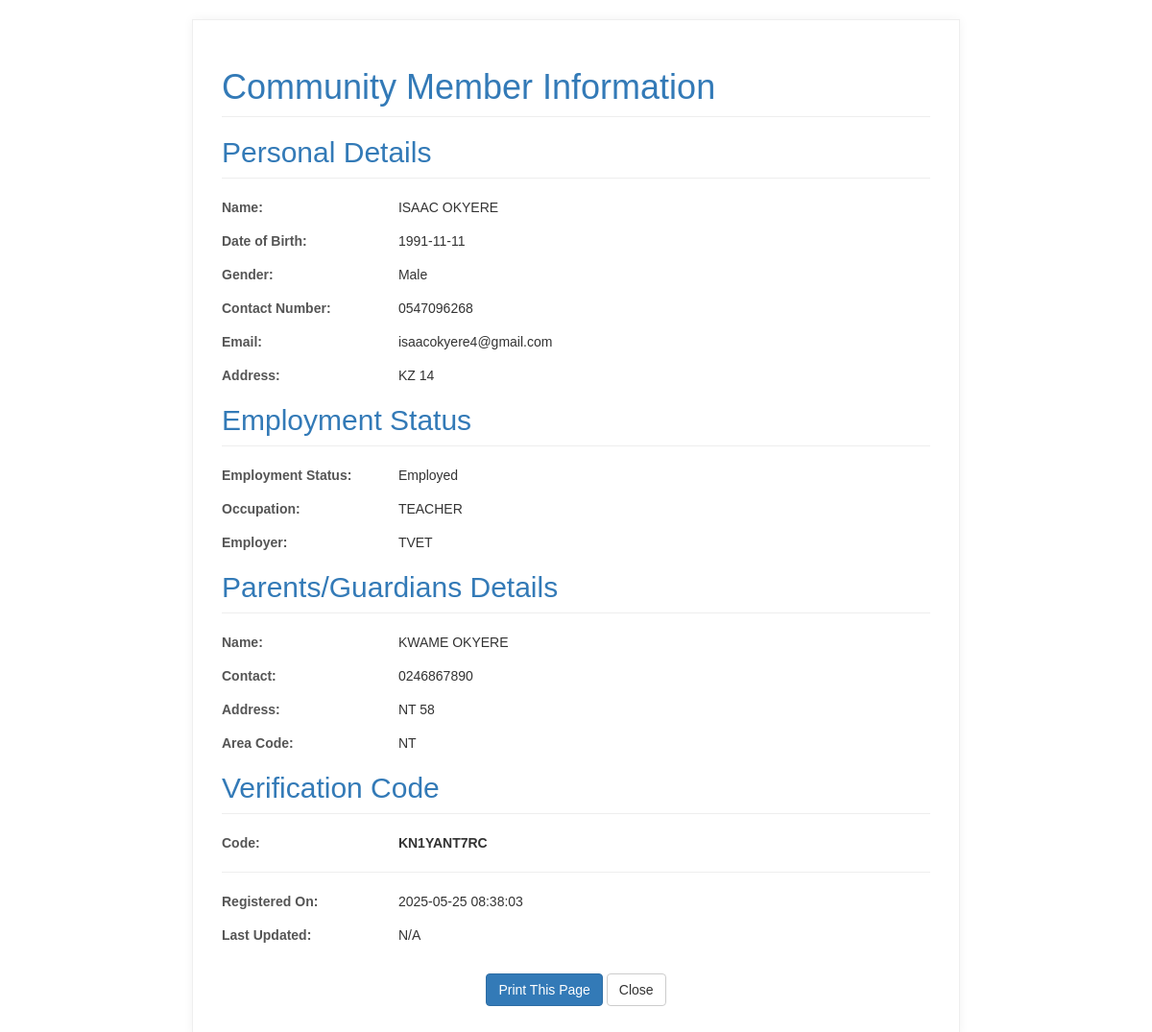
Page /print_member/1 (signed in) on the committed database.
### app.py (models this page shows, shortened)
class CommunityMember(db.Model):
    id = db.Column(db.Integer, primary_key=True)
    first_name = db.Column(db.String(100), nullable=False)
    last_name = db.Column(db.String(100), nullable=False)
    date_of_birth = db.Column(db.Date, nullable=False)
    gender = db.Column(db.String(10), nullable=False)
    contact_number = db.Column(db.String(20), nullable=True)
    email = db.Column(db.String(120), unique=True, nullable=True)
    address = db.Column(db.Text, nullable=True)
    employment_status = db.Column(db.String(50), nullable=True)
    occupation = db.Column(db.String(100), nullable=True)
    employer = db.Column(db.String(100), nullable=True)
    parent_guardian_name = db.Column(db.String(200), nullable=True)
    parent_guardian_contact = db.Column(db.String(20), nullable=True)
    parent_guardian_address = db.Column(db.Text, nullable=True)
    area_code = db.Column(db.String(10), nullable=False)
    verification_code = db.Column(db.String(20), unique=True, nullable=True)
    created_at = db.Column(db.DateTime, default=datetime.utcnow)
    updated_at = db.Column(db.DateTime, onupdate=datetime.utcnow)

### app.py (the view)
@app.route('/print_member/<int:member_id>')
@login_required
def print_member_info(member_id):
    member = db.session.get(CommunityMember, member_id)
    if not member:
        flash('Community member not found.', 'danger')
        return redirect(url_for('communitymember.index_view'))
    return render_template('admin/print_member.html', member=member, print_on_load=True)

### app.py (called while the page is built)
@login_manager.user_loader
def load_user(user_id):
    return db.session.get(User, int(user_id))

### templates/admin/print_member.html (shortened to what this page needs)
<!DOCTYPE html>
<html lang="en">
<head>
    <link rel="stylesheet" href="https://stackpath.bootstrapcdn.com/bootstrap/3.4.1/css/bootstrap.min.css">
</head>
<body>
    <div class="print-container">
        <h1>Community Member Information</h1>
        <h2>Personal Details</h2>
        <div class="info-group"><span class="info-label">Name:</span> <span class="info-value">{{ member.first_name }} {{ member.last_name }}</span></div>
        <div class="info-group"><span class="info-label">Date of Birth:</span> <span class="info-value">{{ member.date_of_birth.strftime('%Y-%m-%d') }}</span></div>
        <div class="info-group"><span class="info-label">Gender:</span> <span class="info-value">{{ member.gender }}</span></div>
        <div class="info-group"><span class="info-label">Contact Number:</span> <span class="info-value">{{ member.contact_number if member.contact_number else 'N/A' }}</span></div>
        <div class="info-group"><span class="info-label">Email:</span> <span class="info-value">{{ member.email if member.email else 'N/A' }}</span></div>
        <div class="info-group"><span class="info-label">Address:</span> <span class="info-value">{{ member.address if member.address else 'N/A' }}</span></div>
        <h2>Employment Status</h2>
        <div class="info-group"><span class="info-label">Employment Status:</span> <span class="info-value">{{ member.employment_status if member.employment_status else 'N/A' }}</span></div>
        <div class="info-group"><span class="info-label">Occupation:</span> <span class="info-value">{{ member.occupation if member.occupation else 'N/A' }}</span></div>
        <div class="info-group"><span class="info-label">Employer:</span> <span class="info-value">{{ member.employer if member.employer else 'N/A' }}</span></div>
        <h2>Parents/Guardians Details</h2>
        <div class="info-group"><span class="info-label">Name:</span> <span class="info-value">{{ member.parent_guardian_name if member.parent_guardian_name else 'N/A' }}</span></div>
        <div class="info-group"><span class="info-label">Contact:</span> <span class="info-value">{{ member.parent_guardian_contact if member.parent_guardian_contact else 'N/A' }}</span></div>
        <div class="info-group"><span class="info-label">Address:</span> <span class="info-value">{{ member.parent_guardian_address if member.parent_guardian_address else 'N/A' }}</span></div>
        <div class="info-group"><span class="info-label">Area Code:</span> <span class="info-value">{{ member.area_code }}</span></div>
        <h2>Verification Code</h2>
        <div class="info-group"><span class="info-label">Code:</span> <span class="info-value"><strong>{{ member.verification_code }}</strong></span></div>
        <hr>
        <div class="info-group"><span class="info-label">Registered On:</span> <span class="info-value">{{ member.created_at.strftime('%Y-%m-%d %H:%M:%S') }}</span></div>
        <div class="info-group"><span class="info-label">Last Updated:</span> <span class="info-value">{{ member.updated_at.strftime('%Y-%m-%d %H:%M:%S') if member.updated_at else 'N/A' }}</span></div>
        <div class="text-center" style="margin-top: 30px;">
            <button class="btn btn-primary" onclick="window.print()">Print This Page</button>
            <button class="btn btn-default" onclick="window.close()">Close</button>
        </div>
    </div>
</body>
</html>

### templates/admin/print_member.html (style rules this page uses)
body { font-family: Arial, sans-serif; margin: 20px; color: #333; }
.print-container { max-width: 800px; margin: 0 auto; padding: 30px; border: 1px solid #eee; box-shadow: 0 0 10px rgba(0,0,0,0.05); background-color: #fff; }
h1, h2, h3 { color: #337ab7; border-bottom: 1px solid #eee; padding-bottom: 10px; margin-bottom: 20px; }
.info-group { margin-bottom: 15px; }
.info-label { font-weight: bold; color: #555; display: inline-block; width: 180px; }
.info-value { display: inline-block; }

### rows in the picture
CommunityMember: first_name "ISAAC", last_name "OKYERE", date_of_birth "1991-11-11", gender "Male", contact_number "0547096268", email "isaacokyere4@gmail.com", address "KZ 14", employment_status "Employed", occupation "TEACHER", employer "TVET", parent_guardian_name "KWAME OKYERE", parent_guardian_contact "0246867890", parent_guardian_address "NT 58", area_code "NT", verification_code "KN1YANT7RC", created_at "2025-05-25 08:38:03", updated_at "N/A"
